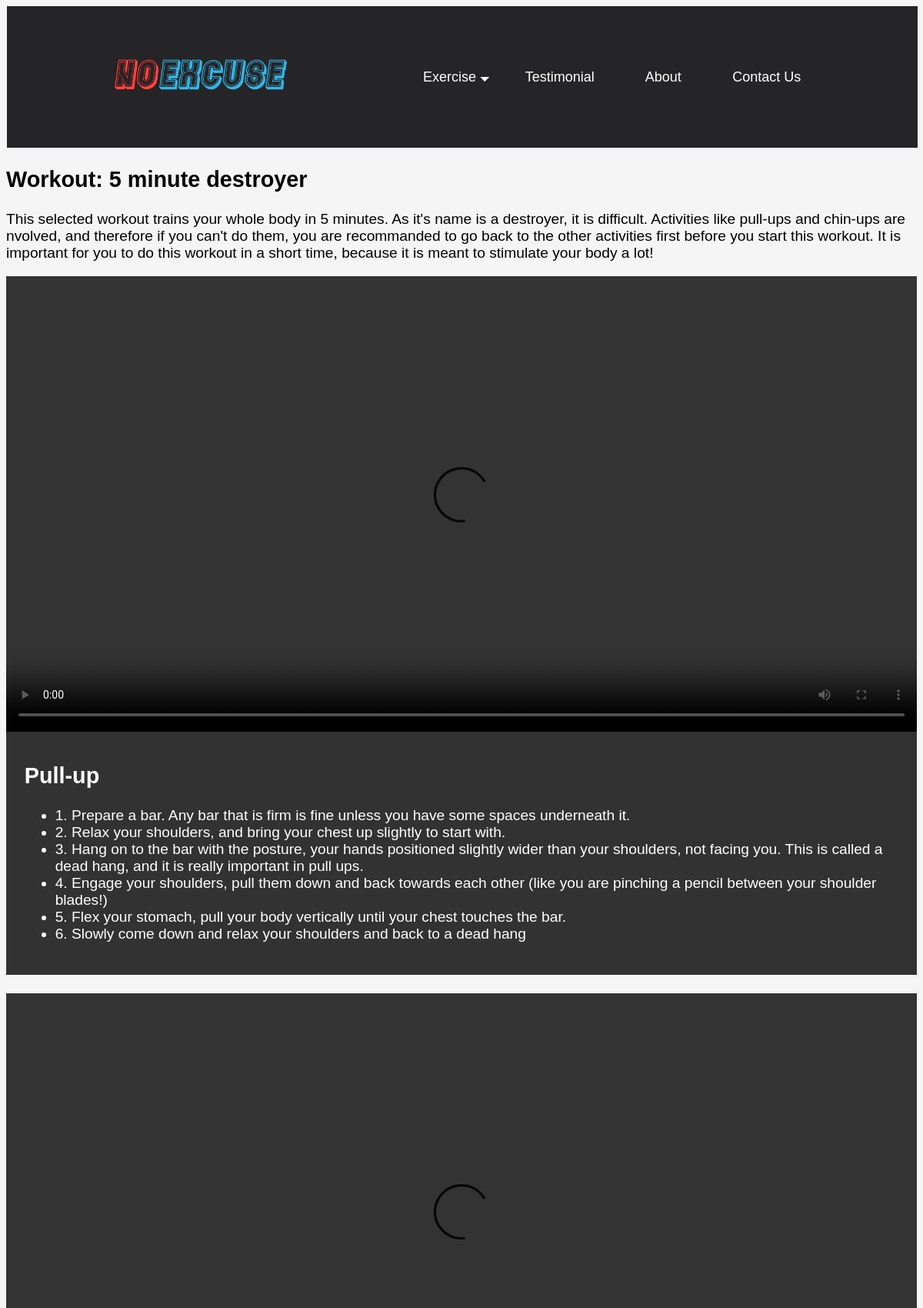
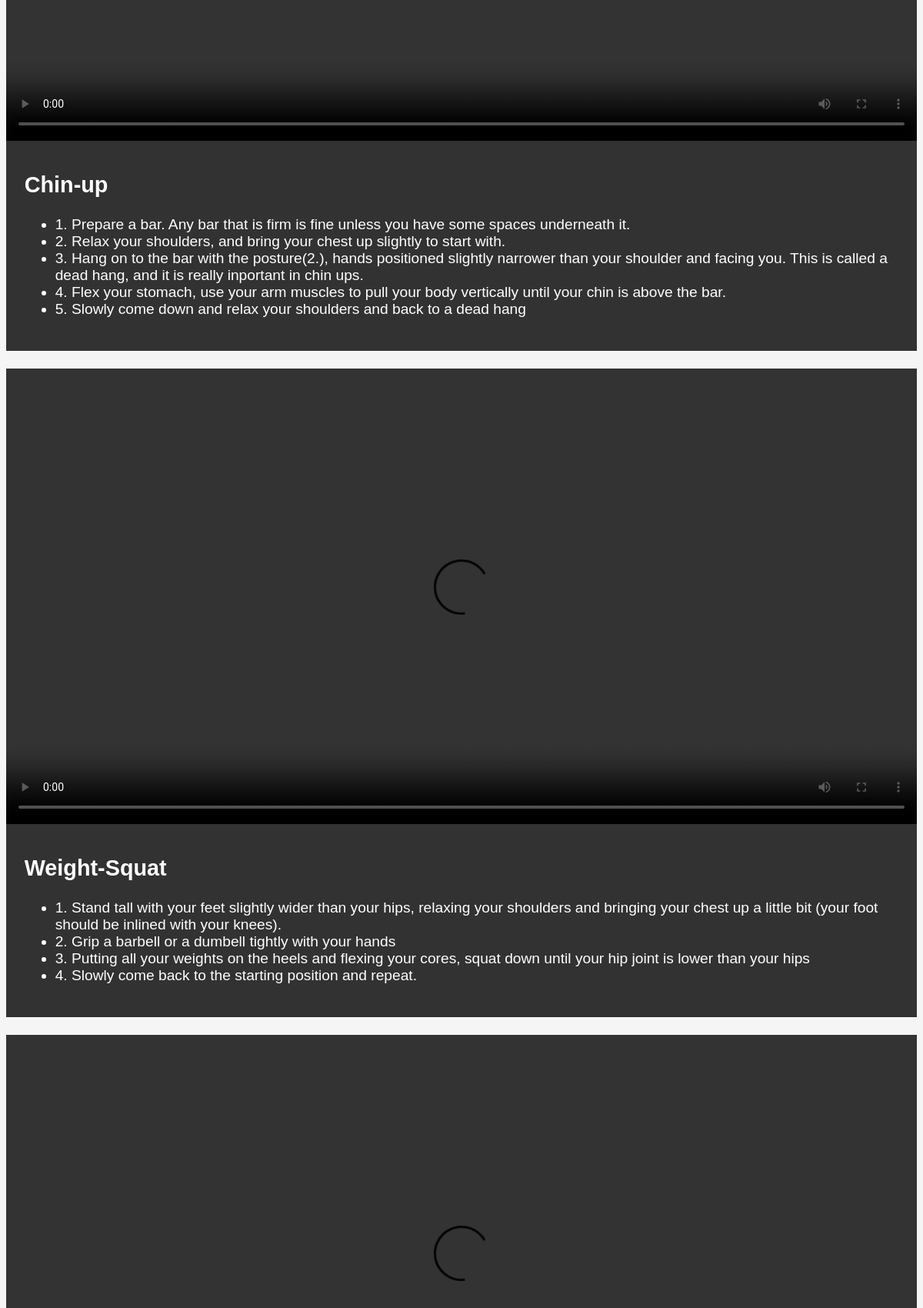
/exercisenow/9 (upper part), run on the app's committed database (2 pictures, top to bottom).
### tables this page shows
CREATE TABLE Routine (id INTEGER PRIMARY KEY AUTOINCREMENT, name TEXT, description TEXT);

CREATE TABLE Exercise (id INTEGER PRIMARY KEY AUTOINCREMENT, name TEXT, weight INTEGER, description TEXT);

### app.py (the view)
@app.route('/exercisenow/<int:id>')
def exercisenow(id):
    exercisenow = sqlite_conn('database.db', 'SELECT Exercise.name, Exercise.description FROM ExerciseRoutine INNER JOIN Exercise ON ExerciseRoutine.Exercise=Exercise.id WHERE ExerciseRoutine.Routine= (SELECT id FROM Routine WHERE id = {})'.format(id))
    description = sqlite_conn('database.db', 'SELECT Routine.description FROM Routine WHERE id == {};'.format(id), True)
    if exercisenow != [] and description != None:
        return render_template('exercisenow.html', exercisenow=exercisenow, description=description[0])
    else: #if a person tries to get an information that isn't in the database through url, error 404 page is shown
        abort(404)

### app.py (called while the page is built)
def sqlite_conn(database, query, single=False):
    conn = sqlite3.connect(database)
    cur = conn.cursor()
    cur.execute(query)
    results = cur.fetchone() if single else cur.fetchall()
    conn.close()
    return results

### templates/exercisenow.html (shortened to what this page needs)
{% extends 'layout.html' %}
{% block content %}
<div class="exercise_layout">
    {{description|safe}}
    {% for exercise in exercisenow %}
    <div class="exercise_layout_element">
        <div class="exercise_layout_element_vid">
            <video controls><source src="/static/Exercise_Video/{{exercise[0]}}.mp4" type="video/mp4"></video>
        </div>
        <div class="exercise_layout_element_text">
            <div class="exercise_layout_element_text_desc">
                <p>{{exercise[1]|safe}} </p>
            </div>
        </div>
    </div>
    {% endfor %}
</div>
{% endblock %}

### static/css/style.css (style rules this page uses)
html { box-sizing: border-box; margin: 0; padding: 0; background-color:whitesmoke; font-family: Verdana, Tahoma, sans-serif; }
.exercise_layout { overflow: auto; width: 90%; height: auto; margin: 0 0 0 5%; }
.exercise_layout_element { display: flex; max-height: 600px; }
.exercise_layout_element_text { width: 30%; float: left; height: auto; background-color: rgb(50, 50, 50); margin-bottom: 1.25%; padding: 5%; color: white; }
.exercise_layout_element_text_desc { width: 100%; height: 100%; justify-content: center; overflow: auto; }
.exercise_layout_element_vid { width:60%; float: left; height: auto; margin-bottom: 1%; }
.exercise_layout video { width: 100%; }
.gridview_layout *, .gridview_layout *::after, *::before { margin: 0; padding: 0; box-sizing: border-box; }
@media screen and (max-width : 1550px) { .exercise_layout_element_text { width: 38%; padding: 1%; } }
@media screen and (max-width : 1440px) { .exercise_layout_element_text { width: 96%; margin: 0 0 2% 0; padding: 2%; } }
@media screen and (max-width : 1440px) { .exercise_layout_element { display: block; } }
@media screen and (max-width : 1440px) { .exercise_layout_element_vid { width: 100%; margin-bottom: -1%; } }
@media screen and (max-width : 1440px) { .exercise_layout { width: 100%; margin: 0; } }
@media screen and (max-width : 1440px) { .nav, .gridview_layout, .exercise_layout, .home_txtnexttoimg, .home_txtoverimg, .information_layout { font-size: larger; } }

### data on the page
Routine: description "Workout: 5 minute destroyer This selected workout trains your whole body in 5 minutes. As it's name is a destroyer, it is difficult. Activities like pull-ups and chin-ups are nvolved, and therefore if you can't do them, you are recommanded to go back to the other activities first before you start this workout. It is important for you to do this workout in a short time, because it is meant to stimulate your body a lot!"
Exercise: description "Pull-up 1. Prepare a bar. Any bar that is firm is fine unless you have some spaces underneath it. 2. Relax your shoulders, and bring your chest up slightly to start with. 3. Hang on to the bar with the posture, your hands positioned slightly wider than your shoulders, not facing you. This is called a dead hang, and it is really important in pull ups. 4. Engage your shoulders, pull them down and back towards each other (like you are pinching a pencil between your shoulder blades!) 5. Flex your stomach, pull your body vertically until your chest touches the bar. 6. Slowly come down and relax your shoulders and back to a dead hang"
Exercise: description "Chin-up 1. Prepare a bar. Any bar that is firm is fine unless you have some spaces underneath it. 2. Relax your shoulders, and bring your chest up slightly to start with. 3. Hang on to the bar with the posture(2.), hands positioned slightly narrower than your shoulder and facing you. This is called a dead hang, and it is really inportant in chin ups. 4. Flex your stomach, use your arm muscles to pull your body vertically until your chin is above the bar. 5. Slowly come down and relax your shoulders and back to a dead hang"
Exercise: description "Weight-Squat 1. Stand tall with your feet slightly wider than your hips, relaxing your shoulders and bringing your chest up a little bit (your foot should be inlined with your knees). 2. Grip a barbell or a dumbell tightly with your hands 3. Putting all your weights on the heels and flexing your cores, squat down until your hip joint is lower than your hips 4. Slowly come back to the starting position and repeat."
